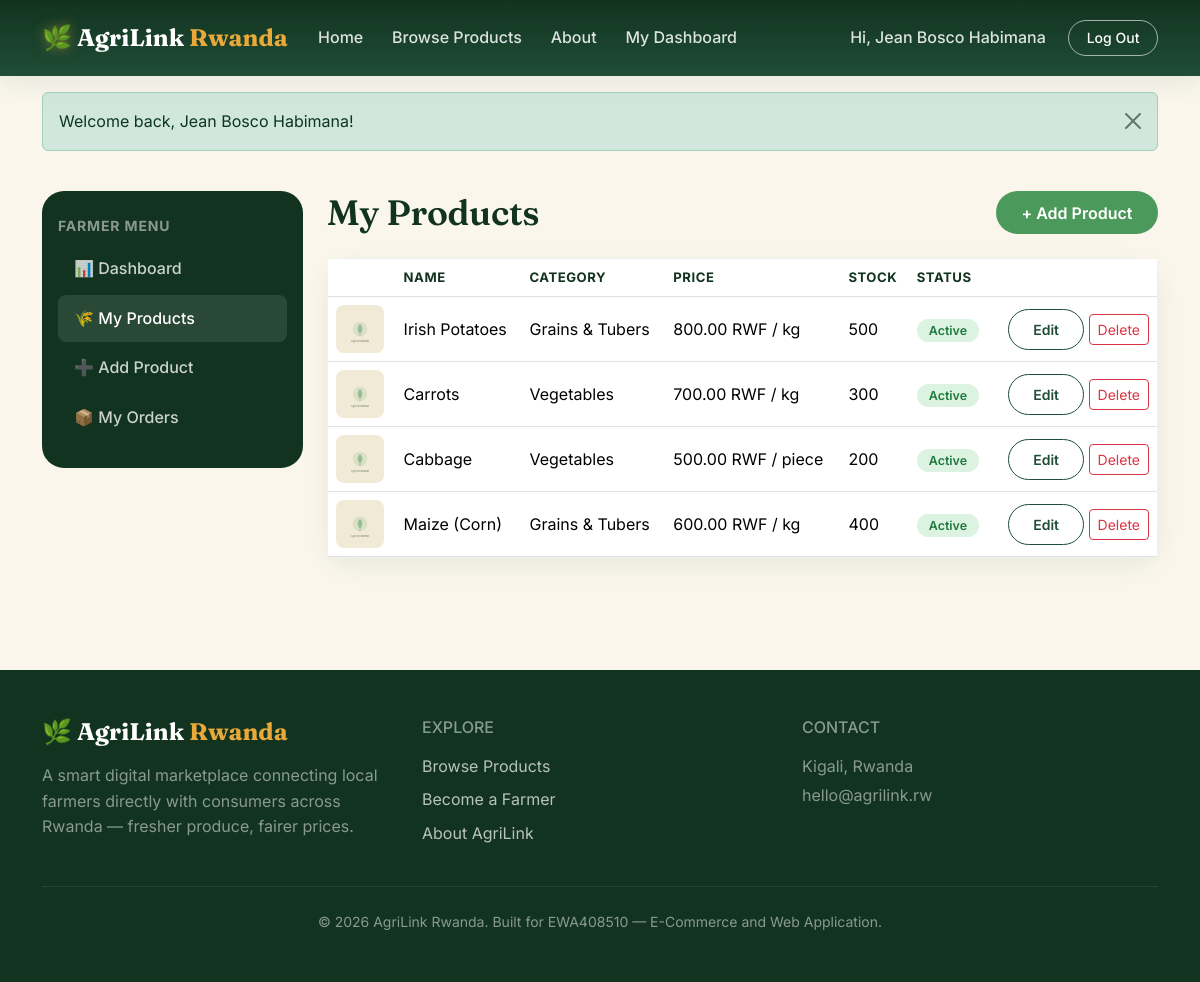
Screenshot of /farmer/products.php (signed in) with the database file from the repository.
### tables this page shows
CREATE TABLE users (
    id INT AUTO_INCREMENT PRIMARY KEY,
    full_name VARCHAR(150) NOT NULL,
    email VARCHAR(150) NOT NULL UNIQUE,
    password VARCHAR(255) NOT NULL,
    phone VARCHAR(30) NOT NULL,
    address VARCHAR(255) DEFAULT NULL,
    role ENUM('consumer', 'farmer', 'admin') NOT NULL DEFAULT 'consumer',
    is_active TINYINT(1) NOT NULL DEFAULT 1,
    created_at TIMESTAMP DEFAULT CURRENT_TIMESTAMP,
    updated_at TIMESTAMP DEFAULT CURRENT_TIMESTAMP ON UPDATE CURRENT_TIMESTAMP
);

CREATE TABLE products (
    id INT AUTO_INCREMENT PRIMARY KEY,
    farmer_id INT NOT NULL,
    category_id INT NOT NULL,
    name VARCHAR(150) NOT NULL,
    slug VARCHAR(180) NOT NULL UNIQUE,
    description TEXT DEFAULT NULL,
    price DECIMAL(10,2) NOT NULL,
    unit VARCHAR(20) NOT NULL DEFAULT 'kg',
    stock_quantity INT NOT NULL DEFAULT 0,
    image_url VARCHAR(255) DEFAULT '/assets/images/product-placeholder.svg',
    is_active TINYINT(1) NOT NULL DEFAULT 1,
    created_at TIMESTAMP DEFAULT CURRENT_TIMESTAMP,
    updated_at TIMESTAMP DEFAULT CURRENT_TIMESTAMP ON UPDATE CURRENT_TIMESTAMP,
    FOREIGN KEY (farmer_id) REFERENCES farmer_profiles(id) ON DELETE CASCADE,
    FOREIGN KEY (category_id) REFERENCES categories(id),
    INDEX idx_products_category (category_id),
    INDEX idx_products_farmer (farmer_id)
);

CREATE TABLE categories (
    id INT AUTO_INCREMENT PRIMARY KEY,
    name VARCHAR(100) NOT NULL UNIQUE,
    slug VARCHAR(120) NOT NULL UNIQUE,
    description VARCHAR(255) DEFAULT NULL
);

### includes/auth.php (called while the page is built, shortened)
<?php
function currentUser() {
    return $_SESSION['user'] ?? null;
}

### classes/Product.php (called while the page is built, shortened)
<?php
class Product
{
    private PDO $pdo;
    public function __construct(PDO $pdo)
    {
        $this->pdo = $pdo;
    }
    private function baseSelect(): string
    {
        return "SELECT p.*, c.name AS category_name, c.slug AS category_slug,
                       fp.farm_name, fp.district, u.full_name AS farmer_name
                FROM products p
                JOIN categories c ON c.id = p.category_id
                JOIN farmer_profiles fp ON fp.id = p.farmer_id
                JOIN users u ON u.id = fp.user_id";
    }
    public function byFarmer(int $farmerId): array
    {
        $stmt = $this->pdo->prepare(
            $this->baseSelect() . ' WHERE p.farmer_id = :fid ORDER BY p.created_at DESC'
        );
        $stmt->execute(['fid' => $farmerId]);
        return $stmt->fetchAll();
    }
}

### classes/FarmerProfile.php (called while the page is built, shortened)
<?php
class FarmerProfile
{
    private PDO $pdo;
    public function __construct(PDO $pdo)
    {
        $this->pdo = $pdo;
    }
    public function findByUserId(int $userId): ?array
    {
        $stmt = $this->pdo->prepare('SELECT * FROM farmer_profiles WHERE user_id = :uid LIMIT 1');
        $stmt->execute(['uid' => $userId]);
        $row = $stmt->fetch();
        return $row ?: null;
    }
}

### includes/functions.php (called while the page is built, shortened)
<?php
function formatMoney($amount) {
    return number_format((float)$amount, 2) . ' RWF';
}
function e($value) {
    return htmlspecialchars($value ?? '', ENT_QUOTES, 'UTF-8');
}
function getFlashes() {
    $flashes = $_SESSION['flash'] ?? [];
    return $flashes;
}

### farmer/products.php (the view, shortened to what this page needs)
<?php
require_once __DIR__ . '/../config/bootstrap.php';
$user = currentUser();
$farmerModel = new FarmerProfile($pdo);
$farmer = $farmerModel->findByUserId((int)$user['id']);
$productModel = new Product($pdo);
$products = $productModel->byFarmer((int)$farmer['id']);
require __DIR__ . '/../includes/header.php';
require __DIR__ . '/../includes/navbar.php';
?>
<section class="agri-section pt-4">
    <div class="container">
        <div class="row g-4">
            <div class="col-lg-3"><?php require __DIR__ . '/../includes/farmer-sidebar.php'; ?></div>
            <div class="col-lg-9">
                <div class="d-flex justify-content-between align-items-center mb-4">
                    <h1 class="agri-section-title mb-0">My Products</h1>
                    <a href="/farmer/product-form.php" class="btn btn-agri-primary">+ Add Product</a>
                </div>
                <?php if (empty($products)): ?>
                    <div class="agri-empty-state">
                        <div class="icon">🌱</div>
                        <p>You haven't listed any products yet.</p>
                        <a href="/farmer/product-form.php" class="btn btn-agri-primary">Add Your First Product</a>
                    </div>
                <?php else: ?>
                    <div class="agri-form-card p-0">
                        <div class="table-responsive">
                            <table class="table agri-table align-middle mb-0">
                                <thead>
                                    <tr><th></th><th>Name</th><th>Category</th><th>Price</th><th>Stock</th><th>Status</th><th></th></tr>
                                </thead>
                                <tbody>
                                <?php foreach ($products as $p): ?>
                                    <tr>
                                        <td><img src="<?= e($p['image_url']) ?>" style="width:48px;height:48px;object-fit:cover;border-radius:8px;"></td>
                                        <td><?= e($p['name']) ?></td>
                                        <td><?= e($p['category_name']) ?></td>
                                        <td><?= formatMoney($p['price']) ?> / <?= e($p['unit']) ?></td>
                                        <td><?= (int)$p['stock_quantity'] ?><?= $p['stock_quantity'] < 5 ? ' <span class="text-danger">⚠</span>' : '' ?></td>
                                        <td><span class="status-pill <?= $p['is_active'] ? 'status-delivered' : 'status-cancelled' ?>"><?= $p['is_active'] ? 'Active' : 'Hidden' ?></span></td>
                                        <td class="text-end">
                                            <a href="/farmer/product-form.php?id=<?= (int)$p['id'] ?>" class="btn btn-sm btn-agri-outline">Edit</a>
                                            <form method="POST" action="/farmer/delete-product.php" class="d-inline" onsubmit="return confirm('Delete this product?');">
                                                <button type="submit" class="btn btn-sm btn-outline-danger">Delete</button>
                                            </form>
                                        </td>
                                    </tr>
                                <?php endforeach; ?>
                                </tbody>
                            </table>
                        </div>
                    </div>
                <?php endif; ?>
            </div>
        </div>
    </div>
</section>
<?php require __DIR__ . '/../includes/footer.php'; ?>

### includes/navbar.php (shortened to what this page needs)
<?php $user = currentUser(); ?>
<nav class="navbar navbar-expand-lg navbar-dark sticky-top agri-navbar">
    <div class="container">
        <a class="navbar-brand agri-brand" href="/index.php">
            <span class="agri-logo">🌿</span> AgriLink <span class="agri-brand-accent">Rwanda</span>
        </a>
        <div class="collapse navbar-collapse" id="mainNav">
            <ul class="navbar-nav me-auto mb-2 mb-lg-0">
                <li class="nav-item"><a class="nav-link" href="/index.php">Home</a></li>
                <li class="nav-item"><a class="nav-link" href="/products.php">Browse Products</a></li>
                <li class="nav-item"><a class="nav-link" href="/about.php">About</a></li>
                <?php if ($user && $user['role'] === 'farmer'): ?>
                    <li class="nav-item"><a class="nav-link" href="/farmer/dashboard.php">My Dashboard</a></li>
                <?php endif; ?>
            </ul>
            <ul class="navbar-nav align-items-lg-center gap-lg-2">
                <?php if ($user): ?>
                    <li class="nav-item"><span class="nav-link disabled text-white-50">Hi, <?= e($user['full_name']) ?></span></li>
                    <li class="nav-item"><a class="btn btn-sm agri-btn-outline" href="/auth/logout.php">Log Out</a></li>
                <?php else: ?>
                    <li class="nav-item"><a class="btn btn-sm agri-btn-outline me-lg-2" href="/auth/login.php">Log In</a></li>
                    <li class="nav-item"><a class="btn btn-sm agri-btn-solid" href="/auth/register.php">Sign Up</a></li>
                <?php endif; ?>
            </ul>
        </div>
    </div>
</nav>
<?php $flashes = getFlashes(); if (!empty($flashes)): ?>
    <div class="container mt-3">
        <?php foreach ($flashes as $flash): ?>
            <div class="alert alert-<?= $flash['type'] === 'error' ? 'danger' : 'success' ?> alert-dismissible fade show" role="alert">
                <?= e($flash['message']) ?>
                <button type="button" class="btn-close" data-bs-dismiss="alert"></button>
            </div>
        <?php endforeach; ?>
    </div>
<?php endif; ?>

### assets/css/style.css (style rules this page uses)
:root { --forest: #1F4D36; --forest-dark: #12331F; --leaf: #4C9A5B; --leaf-light: #7FC08A; --gold: #E8A93A; --gold-dark: #C98A1F; --soil: #6B4226; --cream: #FAF6EC; --cream-deep: #F1EAD7; --charcoal: #22281F; --muted: #6B7566; --white: #FFFFFF; --radius-sm: 8px; --radius-md: 14px; --radius-lg: 22px; --shadow-soft: 0 8px 24px rgba(31, 77, 54, 0.08); --shadow-lift: 0 16px 40px rgba(31, 77, 54, 0.14); }
* { box-sizing: border-box; }
body { font-family: 'Inter', -apple-system, BlinkMacSystemFont, sans-serif; background-color: var(--cream); color: var(--charcoal); line-height: 1.6; }
h1, h2, h3, h4, .agri-display { font-family: 'Fraunces', Georgia, serif; font-weight: 600; letter-spacing: -0.01em; color: var(--forest-dark); }
a { color: var(--forest); text-decoration: none; }
.agri-navbar { background: linear-gradient(180deg, var(--forest-dark) 0%, var(--forest) 100%); padding: 0.85rem 0; box-shadow: var(--shadow-soft); }
.agri-brand { font-family: 'Fraunces', serif; font-weight: 700; font-size: 1.5rem; color: var(--white) !important; }
.agri-brand-accent { color: var(--gold); }
.agri-logo { filter: drop-shadow(0 0 6px rgba(232,169,58,0.5)); }
.agri-navbar .nav-link { color: rgba(255,255,255,0.85) !important; font-weight: 500; padding: 0.5rem 0.9rem !important; }
.agri-btn-outline { border: 1.5px solid rgba(255,255,255,0.6); color: var(--white) !important; border-radius: 999px; padding: 0.4rem 1.1rem; font-weight: 500; }
.btn-agri-primary { background: var(--leaf); border: none; color: var(--white); font-weight: 600; border-radius: 999px; padding: 0.6rem 1.6rem; transition: transform 0.15s ease, background 0.15s ease; }
.btn-agri-outline { background: transparent; border: 1.5px solid var(--forest); color: var(--forest); font-weight: 600; border-radius: 999px; padding: 0.55rem 1.5rem; }
.agri-section { padding: 4rem 0; }
.agri-section-title { font-size: clamp(1.6rem, 3vw, 2.2rem); margin-bottom: 0.4rem; }
.agri-form-card { background: var(--white); border-radius: var(--radius-lg); box-shadow: var(--shadow-soft); padding: 2.5rem; border: 1px solid rgba(31,77,54,0.08); }
table.agri-table thead { background: var(--cream-deep); }
table.agri-table th { color: var(--forest-dark); font-weight: 700; font-size: 0.82rem; text-transform: uppercase; letter-spacing: 0.04em; }
.status-pill { border-radius: 999px; padding: 0.25rem 0.75rem; font-size: 0.78rem; font-weight: 600; }
.status-delivered { background: #DDF3E1; color: #1F7A3D; }

### rows the page displays
users: full_name "Jean Bosco Habimana"
products: image_url (placeholder picture), name "Irish Potatoes", category.name "Grains & Tubers", price "800.00 RWF", unit "kg", stock_quantity "500", is_active "Active"
products: image_url (placeholder picture), name "Carrots", category.name "Vegetables", price "700.00 RWF", unit "kg", stock_quantity "300", is_active "Active"
products: image_url (placeholder picture), name "Cabbage", category.name "Vegetables", price "500.00 RWF", unit "piece", stock_quantity "200", is_active "Active"
products: image_url (placeholder picture), name "Maize (Corn)", category.name "Grains & Tubers", price "600.00 RWF", unit "kg", stock_quantity "400", is_active "Active"

### other values shown
$flash['message'] "Welcome back, Jean Bosco Habimana!"
